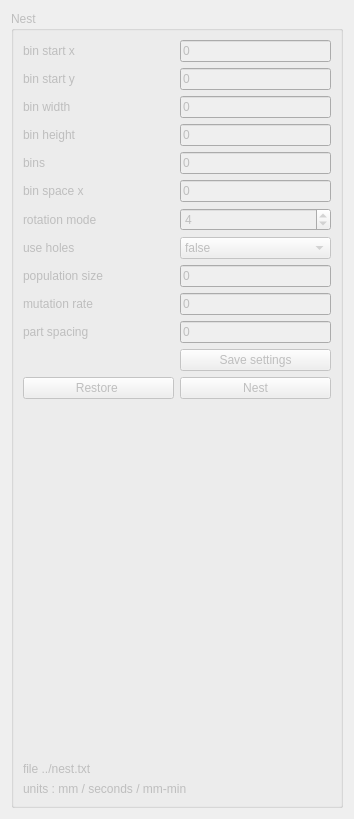
            <widget class="QWidget" name="scrollAreaWidgetContents_2">
             <property name="geometry">
              <rect>
               <x>0</x>
               <y>0</y>
               <width>354</width>
               <height>819</height>
              </rect>
             </property>
             <layout class="QGridLayout" name="gridLayout_23">
              <item row="0" column="0">
               <widget class="QGroupBox" name="groupBox_2">
                <property name="enabled">
                 <bool>false</bool>
                </property>
                <property name="maximumSize">
                 <size>
                  <width>16777215</width>
                  <height>16777215</height>
                 </size>
                </property>
                <property name="title">
                 <string>Nest </string>
                </property>
                <layout class="QGridLayout" name="gridLayout_8">
                 <item row="0" column="0">
                  <layout class="QGridLayout" name="gridLayout_6">
                   <item row="9" column="1">
                    <widget class="QLineEdit" name="lineEdit_mutation_rate">
                     <property name="sizePolicy">
                      <sizepolicy hsizetype="Preferred" vsizetype="Preferred">
                       <horstretch>0</horstretch>
                       <verstretch>0</verstretch>
                      </sizepolicy>
                     </property>
                     <property name="text">
                      <string>0</string>
                     </property>
                    </widget>
                   </item>
                   <item row="6" column="1">
                    <widget class="QSpinBox" name="spinBox_rotation_mode">
                     <property name="sizePolicy">
                      <sizepolicy hsizetype="Preferred" vsizetype="Preferred">
                       <horstretch>0</horstretch>
                       <verstretch>0</verstretch>
                      </sizepolicy>
                     </property>
                     <property name="maximum">
                      <number>360</number>
                     </property>
                     <property name="value">
                      <number>4</number>
                     </property>
                    </widget>
                   </item>
                   <item row="4" column="1">
                    <widget class="QLineEdit" name="lineEdit_bins">
                     <property name="sizePolicy">
                      <sizepolicy hsizetype="Preferred" vsizetype="Preferred">
                       <horstretch>0</horstretch>
                       <verstretch>0</verstretch>
                      </sizepolicy>
                     </property>
                     <property name="text">
                      <string>0</string>
                     </property>
                    </widget>
                   </item>
                   <item row="9" column="0">
                    <widget class="QLabel" name="label_11">
                     <property name="text">
                      <string>mutation rate</string>
                     </property>
                    </widget>
                   </item>
                   <item row="1" column="0">
                    <widget class="QLabel" name="label_19">
                     <property name="text">
                      <string>bin start y</string>
                     </property>
                    </widget>
                   </item>
                   <item row="0" column="1">
                    <widget class="QLineEdit" name="lineEdit_bin_start_x">
                     <property name="sizePolicy">
                      <sizepolicy hsizetype="Preferred" vsizetype="Preferred">
                       <horstretch>0</horstretch>
                       <verstretch>0</verstretch>
                      </sizepolicy>
                     </property>
                     <property name="text">
                      <string>0</string>
                     </property>
                    </widget>
                   </item>
                   <item row="5" column="1">
                    <widget class="QLineEdit" name="lineEdit_bin_spacing_x">
                     <property name="sizePolicy">
                      <sizepolicy hsizetype="Preferred" vsizetype="Preferred">
                       <horstretch>0</horstretch>
                       <verstretch>0</verstretch>
                      </sizepolicy>
                     </property>
                     <property name="text">
                      <string>0</string>
                     </property>
                    </widget>
                   </item>
                   <item row="10" column="1">
                    <widget class="QLineEdit" name="lineEdit_part_spacing">
                     <property name="sizePolicy">
                      <sizepolicy hsizetype="Preferred" vsizetype="Preferred">
                       <horstretch>0</horstretch>
                       <verstretch>0</verstretch>
                      </sizepolicy>
                     </property>
                     <property name="text">
                      <string>0</string>
                     </property>
                    </widget>
                   </item>
                   <item row="5" column="0">
                    <widget class="QLabel" name="label_21">
                     <property name="text">
                      <string>bin space x</string>
                     </property>
                    </widget>
                   </item>
                   <item row="0" column="0">
                    <widget class="QLabel" name="label_16">
                     <property name="text">
                      <string>bin start x</string>
                     </property>
                    </widget>
                   </item>
                   <item row="7" column="1">
                    <widget class="QComboBox" name="comboBox_use_holes">
                     <property name="sizePolicy">
                      <sizepolicy hsizetype="Preferred" vsizetype="Preferred">
                       <horstretch>0</horstretch>
                       <verstretch>0</verstretch>
                      </sizepolicy>
                     </property>
                     <item>
                      <property name="text">
                       <string>false</string>
                      </property>
                     </item>
                     <item>
                      <property name="text">
                       <string>true</string>
                      </property>
                     </item>
                    </widget>
                   </item>
                   <item row="2" column="1">
                    <widget class="QLineEdit" name="lineEdit_bin_width">
                     <property name="sizePolicy">
                      <sizepolicy hsizetype="Preferred" vsizetype="Preferred">
                       <horstretch>0</horstretch>
                       <verstretch>0</verstretch>
                      </sizepolicy>
                     </property>
                     <property name="text">
                      <string>0</string>
                     </property>
                    </widget>
                   </item>
                   <item row="4" column="0">
                    <widget class="QLabel" name="label_20">
                     <property name="text">
                      <string>bins</string>
                     </property>
                    </widget>
                   </item>
                   <item row="8" column="0">
                    <widget class="QLabel" name="label_17">
                     <property name="text">
                      <string>population size</string>
                     </property>
                    </widget>
                   </item>
                   <item row="12" column="1">
                    <widget class="QPushButton" name="pushButton_nest">
                     <property name="sizePolicy">
                      <sizepolicy hsizetype="Preferred" vsizetype="Preferred">
                       <horstretch>0</horstretch>
                       <verstretch>0</verstretch>
                      </sizepolicy>
                     </property>
                     <property name="text">
                      <string>Nest</string>
                     </property>
                    </widget>
                   </item>
                   <item row="3" column="0">
                    <widget class="QLabel" name="label_14">
                     <property name="text">
                      <string>bin height</string>
                     </property>
                    </widget>
                   </item>
                   <item row="3" column="1">
                    <widget class="QLineEdit" name="lineEdit_bin_height">
                     <property name="sizePolicy">
                      <sizepolicy hsizetype="Preferred" vsizetype="Preferred">
                       <horstretch>0</horstretch>
                       <verstretch>0</verstretch>
                      </sizepolicy>
                     </property>
                     <property name="text">
                      <string>0</string>
                     </property>
                    </widget>
                   </item>
                   <item row="2" column="0">
                    <widget class="QLabel" name="label_13">
                     <property name="text">
                      <string>bin width</string>
                     </property>
                    </widget>
                   </item>
                   <item row="8" column="1">
                    <widget class="QLineEdit" name="lineEdit_population_size">
                     <property name="sizePolicy">
                      <sizepolicy hsizetype="Preferred" vsizetype="Preferred">
                       <horstretch>0</horstretch>
                       <verstretch>0</verstretch>
                      </sizepolicy>
                     </property>
                     <property name="text">
                      <string>0</string>
                     </property>
                    </widget>
                   </item>
                   <item row="7" column="0">
                    <widget class="QLabel" name="label_15">
                     <property name="text">
                      <string>use holes</string>
                     </property>
                    </widget>
                   </item>
                   <item row="6" column="0">
                    <widget class="QLabel" name="label_18">
                     <property name="toolTip">
                      <string extracomment="0=no rotation, 4=full rotation"/>
                     </property>
                     <property name="text">
                      <string>rotation mode        </string>
                     </property>
                    </widget>
                   </item>
                   <item row="12" column="0">
                    <widget class="QPushButton" name="pushButton_restore">
                     <property name="sizePolicy">
                      <sizepolicy hsizetype="Preferred" vsizetype="Preferred">
                       <horstretch>0</horstretch>
                       <verstretch>0</verstretch>
                      </sizepolicy>
                     </property>
                     <property name="text">
                      <string>Restore </string>
                     </property>
                    </widget>
                   </item>
                   <item row="10" column="0">
                    <widget class="QLabel" name="label_9">
                     <property name="text">
                      <string>part spacing</string>
                     </property>
                    </widget>
                   </item>
                   <item row="1" column="1">
                    <widget class="QLineEdit" name="lineEdit_bin_start_y">
                     <property name="sizePolicy">
                      <sizepolicy hsizetype="Preferred" vsizetype="Preferred">
                       <horstretch>0</horstretch>
                       <verstretch>0</verstretch>
                      </sizepolicy>
                     </property>
                     <property name="text">
                      <string>0</string>
                     </property>
                    </widget>
                   </item>
                   <item row="11" column="1">
                    <widget class="QPushButton" name="pushButton_save_nest_settings">
                     <property name="sizePolicy">
                      <sizepolicy hsizetype="Preferred" vsizetype="Preferred">
                       <horstretch>0</horstretch>
                       <verstretch>0</verstretch>
                      </sizepolicy>
                     </property>
                     <property name="text">
                      <string>Save settings</string>
                     </property>
                    </widget>
                   </item>
                  </layout>
                 </item>
                 <item row="1" column="0">
                  <spacer name="verticalSpacer_6">
                   <property name="orientation">
                    <enum>Qt::Vertical</enum>
                   </property>
                   <property name="sizeHint" stdset="0">
                    <size>
                     <width>20</width>
                     <height>40</height>
                    </size>
                   </property>
                  </spacer>
                 </item>
                 <item row="2" column="0">
                  <widget class="QLabel" name="label_63">
                   <property name="text">
                    <string>file ../nest.txt</string>
                   </property>
                  </widget>
                 </item>
                 <item row="3" column="0">
                  <widget class="QLabel" name="label_68">
                   <property name="text">
                    <string>units : mm / seconds / mm-min</string>
                   </property>
                  </widget>
                 </item>
                </layout>
               </widget>
              </item>
             </layout>
            </widget>
